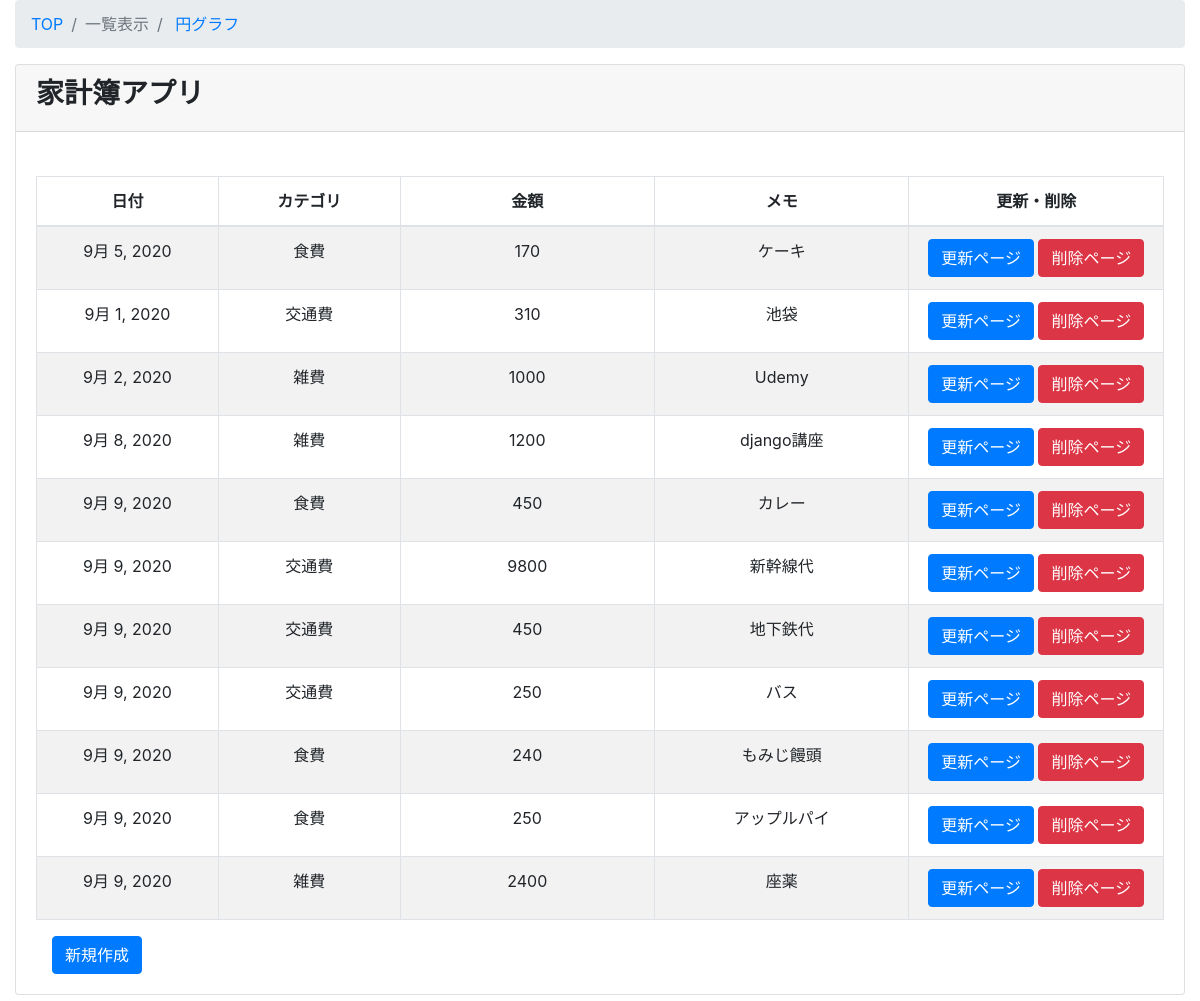
Page /kakeibo/kakeibo_list/ on the committed database.
### kakeibo/models.py (models this page shows, shortened)
class Kakeibo(models.Model):
   class Meta:
       db_table ="kakeibo"
       verbose_name ="家計簿"           #追加
       verbose_name_plural ="家計簿"    #追加
   date = models.DateField(verbose_name="日付",default=datetime.now)
   category = models.ForeignKey(Category, on_delete = models.PROTECT, verbose_name="カテゴリ")
   money = models.IntegerField(verbose_name="金額", help_text="単位は日本円")
   memo = models.CharField(verbose_name="メモ", max_length=500)

class Category(models.Model):
   class Meta:
       db_table ="category"
       verbose_name ="カテゴリ"         #追加
       verbose_name_plural ="カテゴリ"  #追加
   category_name = models.CharField(max_length=255,unique=True)
   def __str__(self):
       return self.category_name

### kakeibo/views.py (the view)
# urls.py: path('kakeibo_list/', views.KakeiboListView.as_view(), name='kakeibo_list'),
class KakeiboListView(ListView):
   model = Kakeibo
   template_name = 'kakeibo/kakeibo_list.html'
   def queryset(self):
       return Kakeibo.objects.all()

### kakeibo/templates/kakeibo/kakeibo_list.html
{% extends 'kakeibo/base.html' %}
{% block content %}
 <div class="content-wrapper">
   <div class="container-fluid">
     <ol class="breadcrumb">
       <li class="breadcrumb-item">
         <a href="{% url 'kakeibo:kakeibo_list' %}">TOP</a>
       </li>
       <li class="breadcrumb-item active">一覧表示</li>
       <li class="breadcrumb-item">
        <a href="{% url 'kakeibo:kakeibo_circle' %}">円グラフ</a>
       </li>
     </ol>
     <div class="card mb-3">
       <div class="card-header">
         <h3><b>家計簿アプリ</b></h3></div>
       <div class="card-body">
         <div class="table-responsive">
         <table id=kakeibo_list width="100%" class="table table-striped table-bordered table-hover">
             <thead>
               <tr>
                 <th class="text-center">日付</th>
                 <th class="text-center">カテゴリ</th>
                 <th class="text-center">金額</th>
                 <th class="text-center">メモ</th>
                 <th class="text-center">更新・削除</th>
               </tr>
             </thead>
             <tbody>
               {% for item in object_list %}
                 <tr class="odd gradeX text-center">
                   <td class="text-center" width="100">{{ item.date}}</td>
                   <td class="text-center" width="100">{{ item.category }}</td>
                   <td class="text-center" width="140">{{ item.money }}</td>
                   <td class="text-center" width="140">{{ item.memo }}</td>
                   <td class="text-center" width="140">
                    <a class="btn btn-primary" href="{% url 'kakeibo:kakeibo_update' item.pk %}">更新ページ</a>
                    <a class="btn btn-danger" href="{% url 'kakeibo:kakeibo_delete' item.pk %}">削除ページ</a>
                   </td>
                 </tr>
             {% endfor %}
             </tbody>
           </table>
        　<a class="btn btn-primary" href="{% url 'kakeibo:kakeibo_create' %}">新規作成</a>
       </div>
      </div>
      </div>
   </div>
  </div>
{% endblock content %}

### kakeibo/templates/kakeibo/base.html (shortened to what this page needs)
<!doctype html>
<html>
<head>
  <link rel="stylesheet" href="https://maxcdn.bootstrapcdn.com/bootstrap/4.0.0-beta.2/css/bootstrap.min.css">
  <link rel="stylesheet" href="https://cdn.datatables.net/t/bs-3.3.6/jqc-1.12.0,dt-1.10.11/datatables.min.css"/>
<body>
  {% block content %}{% endblock %}
</body>
</html>

### rows in the picture
Kakeibo: date "9月 5, 2020", category "食費", money "170", memo "ケーキ"
Kakeibo: date "9月 1, 2020", category "交通費", money "310", memo "池袋"
Kakeibo: date "9月 2, 2020", category "雑費", money "1000", memo "Udemy"
Kakeibo: date "9月 8, 2020", category "雑費", money "1200", memo "django講座"
Kakeibo: date "9月 9, 2020", category "食費", money "450", memo "カレー"
Kakeibo: date "9月 9, 2020", category "交通費", money "9800", memo "新幹線代"
Kakeibo: date "9月 9, 2020", category "交通費", money "450", memo "地下鉄代"
Kakeibo: date "9月 9, 2020", category "交通費", money "250", memo "バス"
Kakeibo: date "9月 9, 2020", category "食費", money "240", memo "もみじ饅頭"
Kakeibo: date "9月 9, 2020", category "食費", money "250", memo "アップルパイ"
Kakeibo: date "9月 9, 2020", category "雑費", money "2400", memo "座薬"
